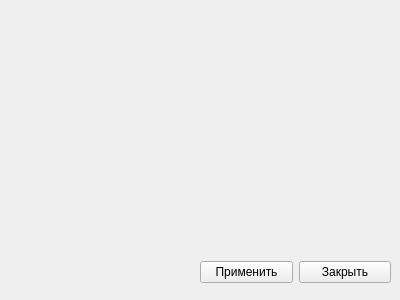
<?xml version="1.0" encoding="UTF-8"?>
<ui version="4.0">
 <class>optionsWindow</class>
 <widget class="QWidget" name="optionsWindow">
  <property name="geometry">
   <rect>
    <x>0</x>
    <y>0</y>
    <width>400</width>
    <height>300</height>
   </rect>
  </property>
  <property name="windowTitle">
   <string>Form</string>
  </property>
  <widget class="QWidget" name="layoutWidget">
   <property name="geometry">
    <rect>
     <x>200</x>
     <y>260</y>
     <width>191</width>
     <height>25</height>
    </rect>
   </property>
   <layout class="QHBoxLayout" name="horizontalLayout_2">
    <item>
     <widget class="QPushButton" name="applyButton">
      <property name="text">
       <string>Применить</string>
      </property>
     </widget>
    </item>
    <item>
     <widget class="QPushButton" name="cancelButton">
      <property name="text">
       <string>Закрыть</string>
      </property>
     </widget>
    </item>
   </layout>
  </widget>
 </widget>
 <resources/>
 <connections/>
</ui>
